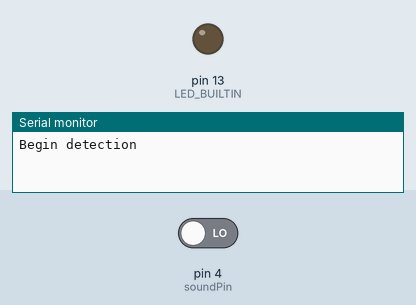
This sketch was run on a simulated Arduino Uno, built with avr-gcc and run on an emulated ATmega328P. On the bench: output pins drawn as LEDs (lit = HIGH), the last lines printed to the serial monitor. The test bench sets the inputs (shaded band); at power-on: pin 4 (soundPin) LOW.

Above: at 1.2 s.
1.3 s: pin 4 (soundPin) driven HIGH
At 2.4 s:
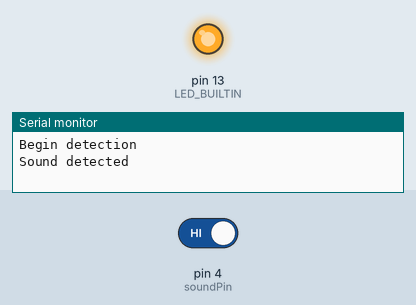
4.3 s: pin 4 (soundPin) driven LOW
At 6.0 s:
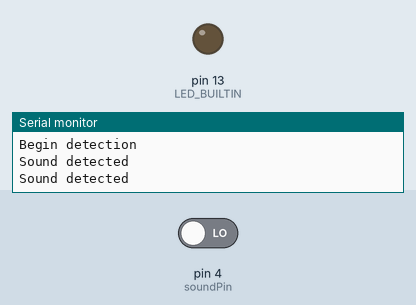
Timing chart, 0 to 7.5 s (numbered marks = the images above; inputs shaded):
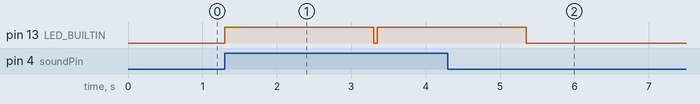

Measured:
- after the input at 1.3 s, pin 13 (LED_BUILTIN): LOW → HIGH at once, → LOW 2.0 s later, → HIGH 0.05 s later
- after the input at 4.3 s, pin 13 (LED_BUILTIN): goes on until 5.4 s, then stays LOW

The sketch:

Task_1.1.5.ino
```cpp
int soundPin = 4;
int soundVal = LOW;
void setup() {
  Serial.begin(9600);
  pinMode(LED_BUILTIN , OUTPUT);
  pinMode(soundPin , INPUT);
  Serial.println("Begin detection");
}

void loop() {
  soundVal = digitalRead(soundPin);
  if(soundVal == HIGH){
    digitalWrite(LED_BUILTIN , HIGH);
    Serial.println("Sound detected");
    delay(2000);
    digitalWrite(LED_BUILTIN , LOW);
  }
  delay(50);
}
```
